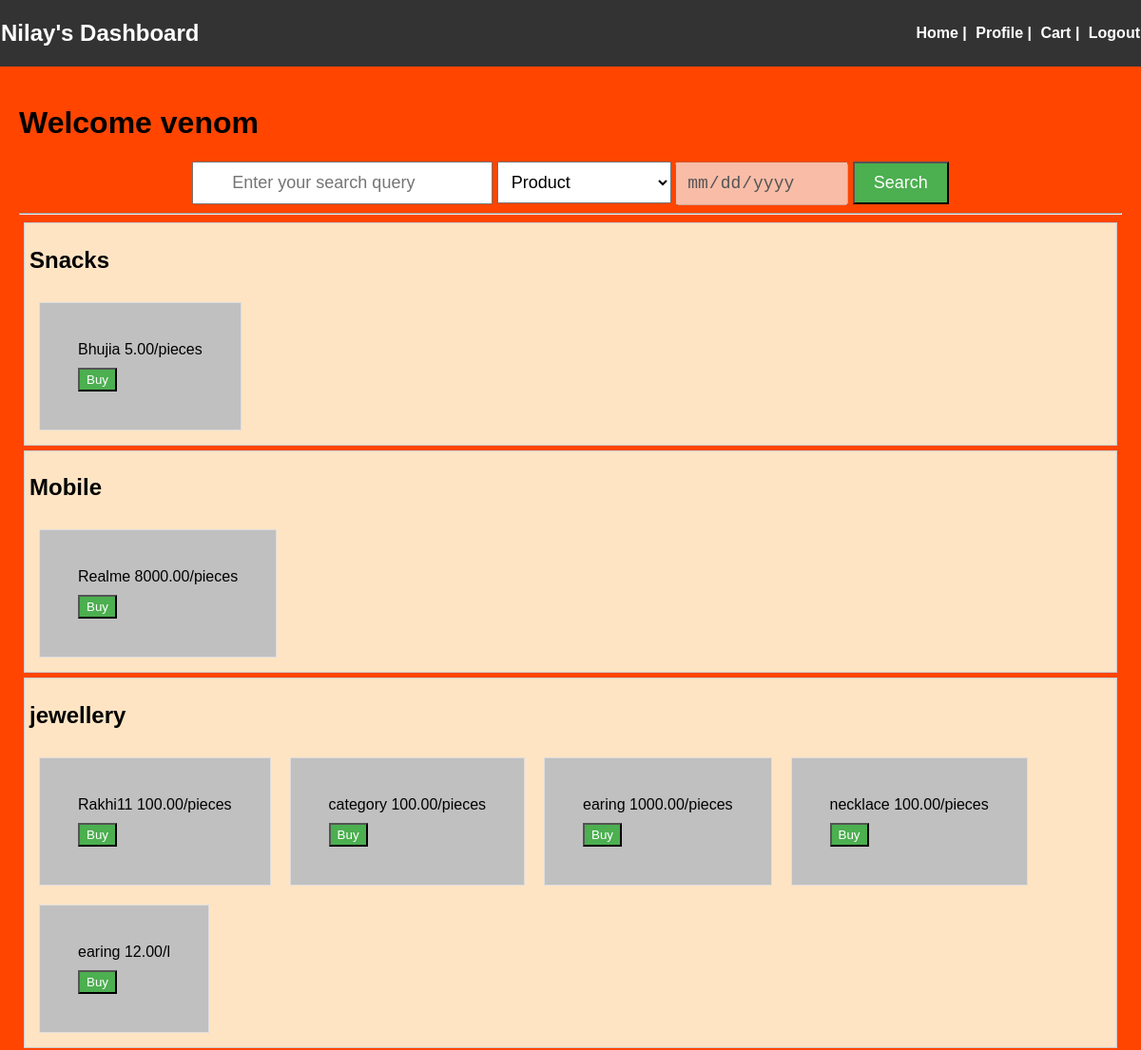
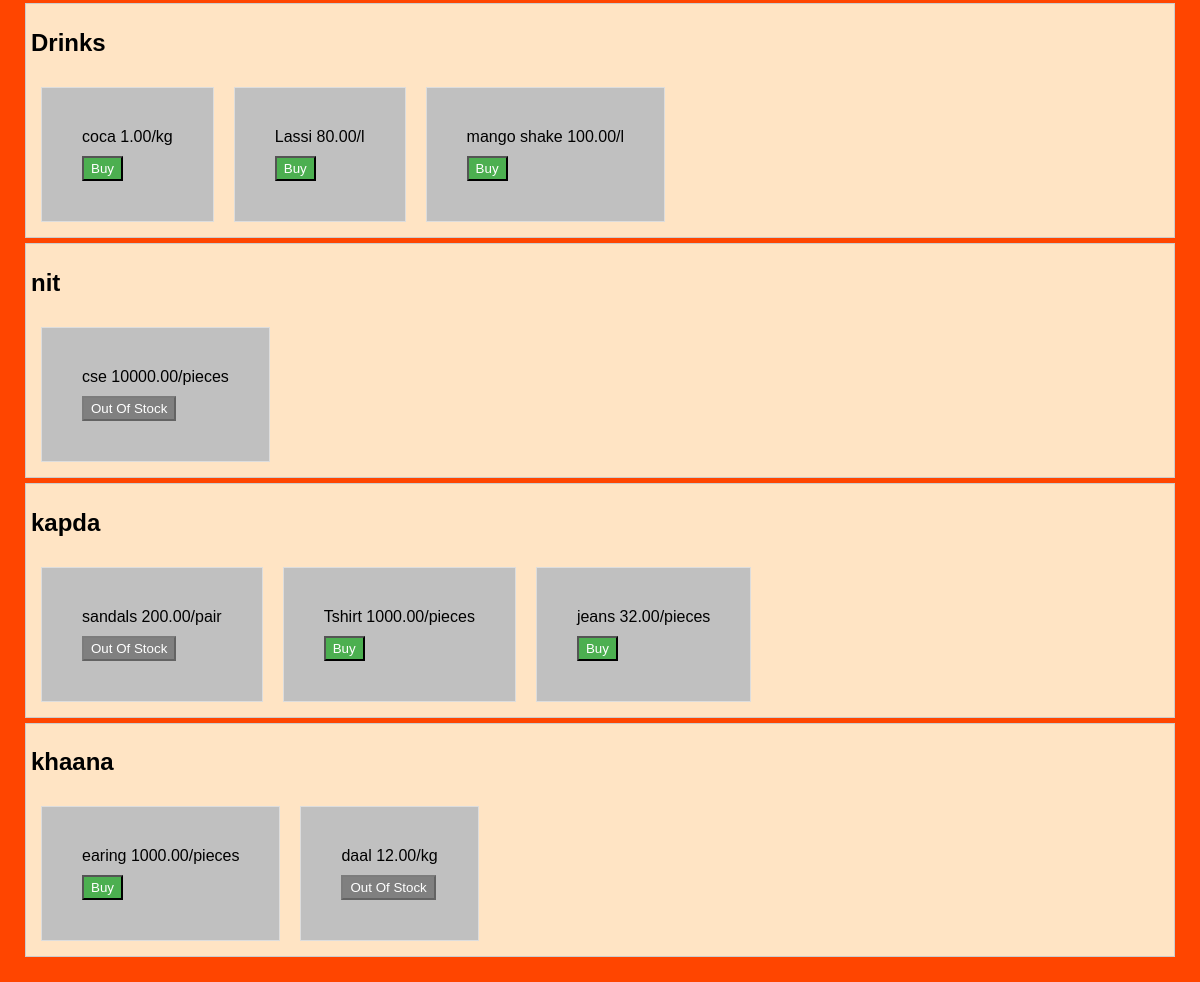
Page /user/nilay (signed in) on the committed database (2 pictures, top to bottom).
### model/models.py (models this page shows)
class Users(db.Model):
    __tablename__ = "users"
    user_id = db.Column(db.Integer, autoincrement = True, primary_key = True)
    username = db.Column(db.String, unique = True, nullable = False)
    email = db.Column(db.String,unique = True, nullable = False)
    password = db.Column(db.String, nullable = False)
    name = db.Column(db.String, unique = True, nullable = False)
    cart = db.relationship('Cart', backref = 'user',cascade='all, delete')
    order = db.relationship('Orders', backref = 'user',cascade='all, delete')

class Categories(db.Model):
    __tablename__ = "categories"
    cat_id = db.Column(db.Integer,autoincrement = True,  primary_key = True)
    cat_name = db.Column(db.String, unique = True, nullable = False)
    date = db.Column(db.String,  nullable = False)
    admin_id = db.Column(db.Integer,db.ForeignKey('admins.admin_id'),nullable=False)
    products = db.relationship('Products', backref='categories',cascade='all, delete')

class Products(db.Model):
    __tablename__ = "products"
    product_id = db.Column(db.Integer, autoincrement = True, primary_key = True)
    product_name = db.Column(db.String, nullable = False)
    price = db.Column(db.Numeric, nullable = False)
    unit = db.Column(db.String, nullable = False)
    products_left = db.Column(db.Integer, nullable = False)
    mfc_date = db.Column(db.String, nullable = False)
    exp_date = db.Column(db.String)
    cat_id = db.Column(db.Integer, db.ForeignKey('categories.cat_id'), nullable = False)
    cart  = db.relationship('Cart', backref = 'products' , cascade='all, delete-orphan')
    order = db.relationship('Orders', backref = 'products', cascade='all, delete-orphan')

### controller/user_controller.py (the view, shortened to what this page needs)
@app.route('/user/<username>', methods = ['GET', 'POST'])
def home_user(username):
    if "user" not in session:
        return redirect('/login')
    user = session['user']
    user_info = Users.query.filter_by(username = user).first()
    username = user_info.username
    name = user_info.name
    values = {}
    values["title"] = username + " - Home"
    values["header"] = "Welcome " + name
    values["user"] = username
    values["name"] = name
    cat = Categories.query.order_by(Categories.date.desc()).all()
    products = {}
    for i in cat:
        products[i.cat_name] = []
    for i in cat:
        tmp = Products.query.filter_by(cat_id = i.cat_id).all()
        if tmp:
            tmp.reverse()
            products[i.cat_name] += tmp
    to_delete = []
    for i in products:
        if len(products[i]) == 0:
            to_delete.append(i)
    for i in to_delete:
        del products[i]
    if request.method == 'GET':
        return render_template('user_dashboard.html', **values, products = products)

### templates/user_dashboard.html (shortened to what this page needs)
{% extends 'base.html' %}
{% block header_content %}{{name}}'s Dashboard{% endblock %}
{% block nav_content %}
<a href="/user/{{user}}">Home</a> |
<a href="/user/{{user}}/profile">Profile </a> |
<a href="/user/{{user}}/cart">Cart</a> |
<a href="/logout">Logout</a>
{% endblock %}
{% block content %}
    <h1>Welcome {{user}} </h1>
    <div style="text-align: center;">
        <form action="/user/{{user}}" method="post">
            <input id = 'search-box' type="text" name="query" placeholder="Enter your search query" required>
            <select name="filter"  select name="filter" onchange="toggleDateInput()" style="padding: 10px; font-size: 18px;">
                <option value="product" selected >Product</option>
            </select>
            <input type="date" name="date" id="dateInput" disabled required>
            <input id = 'search-button' type="submit" value="Search">
        </form>
    </div>
    <hr>
    {% for category in products %}
    <div class="category-box">
        <h2>{{ category }}</h2>
        <div class="product-list">
            {% for product in products[category] %}
            <div class="product-item">
                {{ product.product_name }}
                {{ product.price  | round(2)}}/{{product.unit}}
                <br>
                {% if product.products_left > 0 %}
                    <button class = 'buyButton' type="button" onclick = "buyProduct('{{product.product_id}}')"> Buy </button>
                {% else %}
                    <button class = 'notBuyButton' disabled>Out Of Stock</button>
                {% endif %}
            </div>
            {% endfor %}
        </div>
    </div>
    {% endfor %}
{% endblock %}

### templates/base.html (shortened to what this page needs)
<!DOCTYPE html>
<html>
<head>
</head>
<body>
  <div class="header">
    <h2>{% block header_content %}{% endblock %}</h1>
    <nav>
        <h4>{% block nav_content %}{% endblock %}</h2>
  </div>
  <div class="main">
    {% block content %}
    {% endblock %}
  </div>
</body>
</html>

### templates/base.html (style rules this page uses)
body { font-family: Arial, sans-serif; margin: 0; padding: 0; }
.header { background-color: #333; color: #fff; padding: 1px; display: flex; justify-content: space-between; align-items: center; }
.header a { color: #fff; text-decoration: none; margin-left: 5px; }
.main { padding: 20px; }

### templates/user_dashboard.html (style rules this page uses)
body { background-color: orangered; }
#search-box { padding: 10px 40px; font-size: 18px; }
#search-button { padding: 10px 20px; font-size: 18px; background-color: #4CAF50; color: white; cursor: pointer; }
.buyButton { padding: 3px 7px; margin-top: 10px; background-color:#4CAF50; color: white; }
.notBuyButton { padding:3px 7px; margin-top: 10px; background-color: grey; color: white; }
#dateInput { padding: 10px; font-size: 18px; }
.category-box { background-color: bisque; border: 1px solid #ccc; padding: 5px; margin: 5px; }
.product-list { display: flex; flex-wrap: wrap; margin-top: 5px; }
.product-item { background-color: silver; margin: 10px; padding: 40px 40px; border: 1px solid #ddd; }

### rows in the picture
Users: name "Nilay", username "venom"
Categories: cat_name "Snacks"
Products: product_name "Bhujia", price "5.00", unit "pieces"
Categories: cat_name "Mobile"
Products: product_name "Realme", price "8000.00", unit "pieces"
Categories: cat_name "jewellery"
Products: product_name "Rakhi11", price "100.00", unit "pieces"
Products: product_name "category", price "100.00", unit "pieces"
Products: product_name "earing", price "1000.00", unit "pieces"
Products: product_name "necklace", price "100.00", unit "pieces"
Products: product_name "earing", price "12.00", unit "l"
Categories: cat_name "Drinks"
Products: product_name "coca", price "1.00", unit "kg"
Products: product_name "Lassi", price "80.00", unit "l"
Products: product_name "mango shake", price "100.00", unit "l"
Categories: cat_name "nit"
Products: product_name "cse", price "10000.00", unit "pieces", products_left "Out Of Stock"
Categories: cat_name "kapda"
Products: product_name "sandals", price "200.00", unit "pair", products_left "Out Of Stock"
Products: product_name "Tshirt", price "1000.00", unit "pieces"
Products: product_name "jeans", price "32.00", unit "pieces"
Categories: cat_name "khaana"
Products: product_name "earing", price "1000.00", unit "pieces"
Products: product_name "daal", price "12.00", unit "kg", products_left "Out Of Stock"
